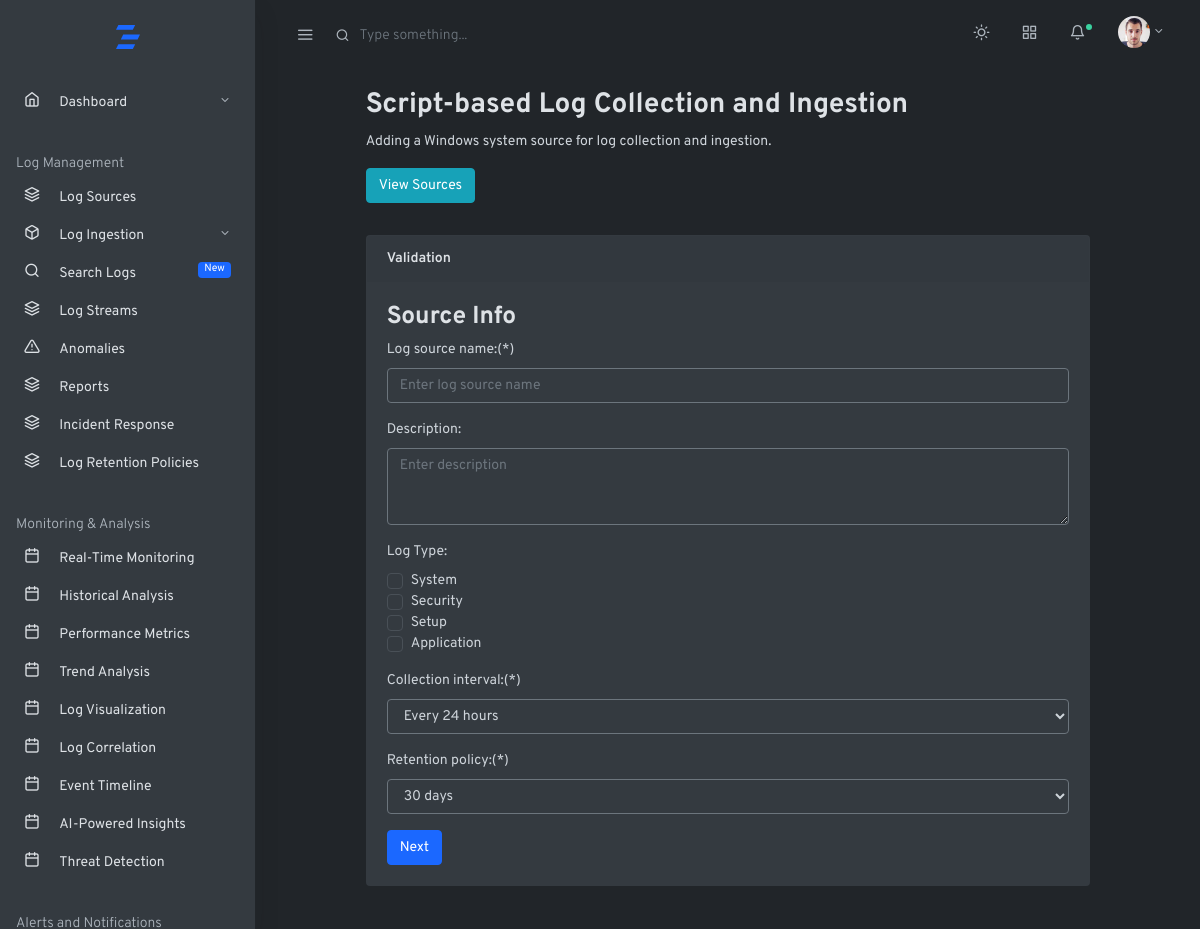
/home/logs-source/system/windows/streamlogs/, run on an earlier commit of the app's database.
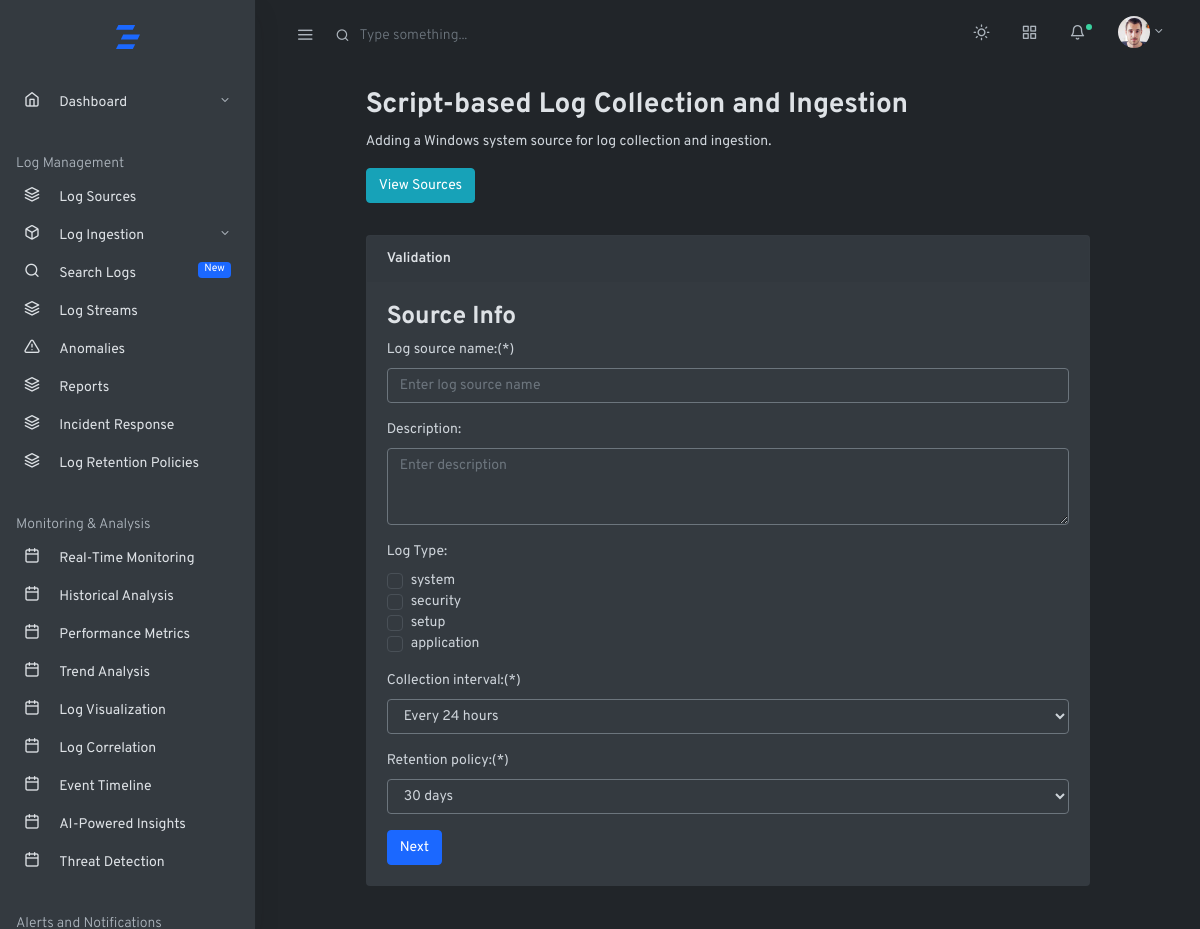
And on a later commit of the database.
### log_management_app/models.py (models this page shows, shortened)
class WindowsLogType(models.Model):
    LOG_TYPE_CHOICES = [
        ('system', 'System'),
        ('security', 'Security'),
        ('setup', 'Setup'),
        ('application', 'Application'),
    ]
    name = models.CharField(max_length=20, choices=LOG_TYPE_CHOICES, unique=True)

### log_management_app/views.py (the view)
# urls.py: path('home/logs-source/system/windows/streamlogs/', views.stream_windows_host_logs, name='stream_windows_host_logs'),
def stream_windows_host_logs(request):
    if request.method == 'POST':
        print(request.POST)  # Print POST data for debugging
        log_source_form = WindowsLogSourceForm(request.POST)
        if log_source_form.is_valid():
            log_source = log_source_form.save(commit=False)
            log_source.save()
            log_source_form.save_m2m()  # Save the many-to-many relationships
            return redirect('logsources')
        else:
            print(log_source_form.errors)  # Debug: Print form errors
    else:
        log_source_form = WindowsLogSourceForm()
    context = {
        'log_source_form': log_source_form,
    }
    return render(request, 'baseapp/logingestion/systemlogs/windows/stream_win_logsform.html', context)

### log_management_app/forms.py
class WindowsLogSourceForm(forms.ModelForm):
    log_type = forms.ModelMultipleChoiceField(
        queryset=WindowsLogType.objects.all(),
        widget=forms.CheckboxSelectMultiple,
    )
    class Meta:
        model = WindowsLogSource
        fields = [
            'log_source_name', 'description', 'log_type', 'collection_interval',
            'retention_policy'
        ]
        widgets = {
            'log_source_name': forms.TextInput(attrs={'class': 'form-control', 'placeholder': 'Enter log source name'}),
            'description': forms.Textarea(attrs={'class': 'form-control', 'placeholder': 'Enter description', 'rows': 3}),
            'collection_interval': forms.Select(attrs={'class': 'form-control'}),
            'retention_policy': forms.Select(attrs={'class': 'form-control'}),
        }

### log_management_app/templates/baseapp/logingestion/systemlogs/windows/stream_win_logsform.html (shortened to what this page needs)
{% extends 'mainhome.html' %}
{% block content %}
<div class="container-fluid">
    <div class="row justify-content-center">
        <div class="col-12 col-lg-10">
            <h2 class="page-title">Script-based Log Collection and Ingestion</h2>
            <p>Adding a Windows system source for log collection and ingestion.</p>
            <a href="{% url 'logsources' %}" class="btn mb-2 btn-info">View Sources</a>
            <div class="card my-4">
                <div class="card-header">
                    <strong>Validation</strong>
                </div>
                <div class="card-body">
                    <form method="post" action="{% url 'stream_windows_host_logs' %}">
                        <div>
                            <h3>Source Info</h3>
                            <section>
                                <div class="form-group">
                                    {{ log_source_form.log_source_name.label_tag }}(*)
                                    {{ log_source_form.log_source_name }}
                                </div>
                                <div class="form-group">
                                    {{ log_source_form.description.label_tag }}
                                    {{ log_source_form.description }}
                                </div>
                                <div class="form-group">
                                    <label for="{{ log_source_form.log_type.id_for_label }}">Log Type:</label>
                                    {% for checkbox in log_source_form.fields.log_type.queryset %}
                                    <div class="custom-control custom-checkbox">
                                        <label class="custom-control-label" for="customCheck{{ forloop.counter }}">
                                            {{ checkbox.name }}
                                        </label>
                                    </div>
                                    {% endfor %}
                                </div>
                                <div class="form-group">
                                    {{ log_source_form.collection_interval.label_tag }}(*)
                                    {{ log_source_form.collection_interval }}
                                </div>
                                <div class="form-group">
                                    {{ log_source_form.retention_policy.label_tag }}(*)
                                    {{ log_source_form.retention_policy }}
                                </div>
                                <div>
                                    <button type="submit" class="btn btn-primary">Next</button>
                                </div>
                            </section>
                        </div>
                    </form>
                </div>
            </div>
        </div>
    </div>
</div>
{% endblock %}

### MainTemplates/mainhome.html (shortened to what this page needs)
<!doctype html>
<html lang="en">
  <head>
    <link rel="stylesheet" href="css/simplebar.css">
    <link rel="stylesheet" href="/static/css/mystyles.css">
    <link rel="stylesheet" href="/static/css/feather.css">
    <link rel="stylesheet" href="/static/css/select2.css">
    <link rel="stylesheet" href="/static/css/dropzone.css">
    <link rel="stylesheet" href="/static/css/uppy.min.css">
    <link rel="stylesheet" href="/static/css/jquery.steps.css">
    <link rel="stylesheet" href="/static/css/jquery.timepicker.css">
    <link rel="stylesheet" href="/static/css/quill.snow.css">
    <link rel="stylesheet" href="/static/css/daterangepicker.css">
    <link rel="stylesheet" href="/static/css/app-light.css" id="lightTheme" disabled>
    <link rel="stylesheet" href="/static/css/app-dark.css" id="darkTheme">
  </head>
  <body class="vertical  dark  ">
    <div class="wrapper">
      <nav class="topnav navbar navbar-light">
        <button type="button" class="navbar-toggler text-muted mt-2 p-0 mr-3 collapseSidebar">
          <i class="fe fe-menu navbar-toggler-icon"></i>
        </button>
        <form class="form-inline mr-auto searchform text-muted">
          <input class="form-control mr-sm-2 bg-transparent border-0 pl-4 text-muted" type="search" placeholder="Type something..." aria-label="Search">
        </form>
        <ul class="nav">
          <li class="nav-item">
            <a class="nav-link text-muted my-2" href="#" id="modeSwitcher" data-mode="dark">
              <i class="fe fe-sun fe-16"></i>
            </a>
          </li>
          <li class="nav-item">
            <a class="nav-link text-muted my-2" href="./#" data-toggle="modal" data-target=".modal-shortcut">
              <span class="fe fe-grid fe-16"></span>
            </a>
          </li>
          <li class="nav-item nav-notif">
            <a class="nav-link text-muted my-2" href="./#" data-toggle="modal" data-target=".modal-notif">
              <span class="fe fe-bell fe-16"></span>
              <span class="dot dot-md bg-success"></span>
            </a>
          </li>
          <li class="nav-item dropdown">
            <a class="nav-link dropdown-toggle text-muted pr-0" href="#" id="navbarDropdownMenuLink" role="button" data-toggle="dropdown" aria-haspopup="true" aria-expanded="false">
              <span class="avatar avatar-sm mt-2">
                <img src="/static/assets/avatars/face-1.jpg" alt="..." class="avatar-img rounded-circle">
              </span>
            </a>
          </li>
        </ul>
      </nav>
      <aside class="sidebar-left border-right bg-white shadow" id="leftSidebar" data-simplebar>
        <nav class="vertnav navbar navbar-light">
          <div class="w-100 mb-4 d-flex">
            <a class="navbar-brand mx-auto mt-2 flex-fill text-center" href="{%url 'home'%}">
            </a>
          </div>
          <ul class="navbar-nav flex-fill w-100 mb-2">
            <li class="nav-item dropdown">
              <a href="#dashboard" data-toggle="collapse" aria-expanded="false" class="dropdown-toggle nav-link">
                <i class="fe fe-home fe-16"></i>
                <span class="ml-3 item-text">Dashboard</span><span class="sr-only">(current)</span>
              </a>
            </li>
          </ul>
          <p class="text-muted nav-heading mt-4 mb-1">
            <span>Log Management</span>
          </p>
          <ul class="navbar-nav flex-fill w-100 mb-2">
            <li class="nav-item w-100">
              <a class="nav-link" href="{%url 'logsources'%}">
                <i class="fe fe-layers fe-16"></i>
                <span class="ml-3 item-text">Log Sources</span>
              </a>
            </li>
            <li class="nav-item dropdown">
              <a href="#logSources" data-toggle="collapse" aria-expanded="false" class="dropdown-toggle nav-link">
                <i class="fe fe-box fe-16"></i>
                <span class="ml-3 item-text">Log Ingestion</span>
              </a>
            </li>
            <li class="nav-item w-100">
              <a class="nav-link" href="{%url 'search'%}">
                <i class="fe fe-search fe-16"></i>
                <span class="ml-3 item-text">Search Logs</span>
                <span class="badge badge-pill badge-primary">New</span>
              </a>
            </li>
            <li class="nav-item w-100">
              <a class="nav-link" href="{%url 'logstreams'%}">
                <i class="fe fe-layers fe-16"></i>
                <span class="ml-3 item-text">Log Streams</span>
              </a>
            </li>
            <li class="nav-item w-100">
              <a class="nav-link" href="{%url 'anomaliespage'%}">
                <i class="fe fe-16 fe-alert-triangle"></i>
                <span class="ml-3 item-text">Anomalies</span>
              </a>
            </li>
            <li class="nav-item w-100">
              <a class="nav-link" href="{%url 'reportspage'%}">
                <i class="fe fe-layers fe-16"></i>
                <span class="ml-3 item-text">Reports</span>
              </a>
            </li>
            <li class="nav-item w-100">
              <a class="nav-link" href="{%url 'incidences'%}">
                <i class="fe fe-layers fe-16"></i>
                <span class="ml-3 item-text">Incident Response</span>
              </a>
            </li>
            <li class="nav-item w-100">
              <a class="nav-link" href="{%url 'logretention'%}">
                <i class="fe fe-layers fe-16"></i>
                <span class="ml-3 item-text">Log Retention Policies</span>
              </a>
            </li>
          </ul>
          <p class="text-muted nav-heading mt-4 mb-1">
            <span>Monitoring & Analysis</span>
          </p>
          <ul class="navbar-nav flex-fill w-100 mb-2">
            <li class="nav-item w-100">
              <a class="nav-link" href="calendar.html">
                <i class="fe fe-calendar fe-16"></i>
                <span class="ml-3 item-text">Real-Time Monitoring</span>
              </a>
            </li>
            <li class="nav-item w-100">
              <a class="nav-link" href="calendar.html">
                <i class="fe fe-calendar fe-16"></i>
                <span class="ml-3 item-text">Historical Analysis</span>
              </a>
            </li>
            <li class="nav-item w-100">
              <a class="nav-link" href="calendar.html">
                <i class="fe fe-calendar fe-16"></i>
                <span class="ml-3 item-text">Performance Metrics</span>
              </a>
            </li>
            <li class="nav-item w-100">
              <a class="nav-link" href="calendar.html">
                <i class="fe fe-calendar fe-16"></i>
                <span class="ml-3 item-text">Trend Analysis</span>
              </a>
            </li>
            <li class="nav-item w-100">
              <a class="nav-link" href="calendar.html">
                <i class="fe fe-calendar fe-16"></i>
                <span class="ml-3 item-text">Log Visualization</span>
              </a>
            </li>
            <li class="nav-item w-100">
              <a class="nav-link" href="calendar.html">
                <i class="fe fe-calendar fe-16"></i>
                <span class="ml-3 item-text">Log Correlation</span>
              </a>
            </li>
            <li class="nav-item w-100">
              <a class="nav-link" href="calendar.html">
                <i class="fe fe-calendar fe-16"></i>
                <span class="ml-3 item-text">Event Timeline</span>
              </a>
            </li>
            <li class="nav-item w-100">
              <a class="nav-link" href="calendar.html">
                <i class="fe fe-calendar fe-16"></i>
                <span class="ml-3 item-text">AI-Powered Insights</span>
              </a>
            </li>
            <li class="nav-item w-100">
              <a class="nav-link" href="calendar.html">
                <i class="fe fe-calendar fe-16"></i>
                <span class="ml-3 item-text">Threat Detection</span>
              </a>
            </li>
          </ul>
          <p class="text-muted nav-heading mt-4 mb-1">
            <span>Alerts and Notifications</span>
          </p>
        </nav>
      </aside>
      <main role="main" class="main-content">
        {%block content%}
        {%endblock%}
      </main>
    </div>
  </body>
</html>

### static/css/simplebar.css (style rules this page uses)
[data-simplebar] { position: relative; flex-direction: column; flex-wrap: wrap; justify-content: flex-start; align-content: flex-start; align-items: flex-start; }

### static/css/feather.css (style rules this page uses)
.fe { font-family: "feather" !important; speak: none; font-style: normal; font-weight: normal; font-variant: normal; text-transform: none; line-height: 1; -webkit-font-smoothing: antialiased; -moz-osx-font-smoothing: grayscale; }
.fe-16 { font-size: 16px; }
.fe-alert-triangle:before { content: ""; }
.fe-bell:before { content: ""; }
.fe-box:before { content: ""; }
.fe-calendar:before { content: ""; }
.fe-grid:before { content: ""; }
.fe-home:before { content: ""; }
.fe-layers:before { content: ""; }
.fe-menu:before { content: ""; }
.fe-search:before { content: ""; }
.fe-sun:before { content: ""; }

What changed in the data, as far as the page shows it:
removed WindowsLogType: name "System"
removed WindowsLogType: name "Security"
removed WindowsLogType: name "Setup"
removed WindowsLogType: name "Application"
added WindowsLogType: name "system"
added WindowsLogType: name "security"
added WindowsLogType: name "setup"
added WindowsLogType: name "application"
